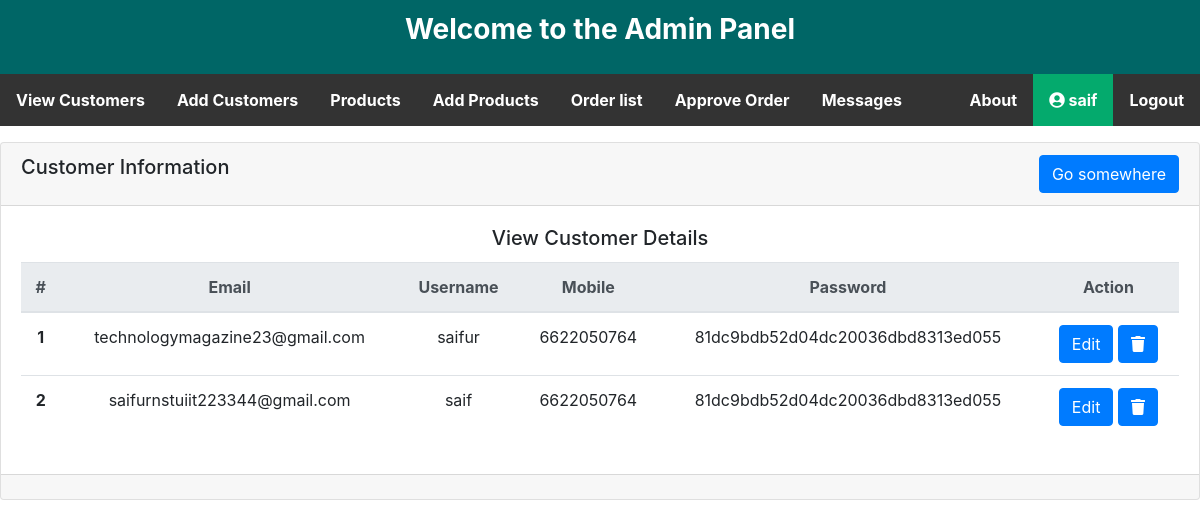
The page /admin/view-customer.php (signed in) on the database its author committed.
### tables this page shows
CREATE TABLE `users` (
  `id` int(11) NOT NULL,
  `email` varchar(50) NOT NULL,
  `username` varchar(50) NOT NULL,
  `mobile` varchar(11) NOT NULL,
  `password` varchar(50) NOT NULL
);

### admin/view-customer.php (the view, shortened to what this page needs)
<?php
require_once('functions/function.php');
 ?>
<div class="col-md-12">
  <div class="card text-center">
  <div class="card-header">
    <h5 style="float: left;">Customer Information</h5> <a style="float: right;" href="#" class="btn btn-primary">Go somewhere</a>
  </div>
  <div class="card-body">
    <h5 class="card-title">View Customer Details</h5>
    <table class="table">
  <thead class="thead-light">
    <tr>
      <th scope="col">#</th>
      <th scope="col">Email</th>
      <th scope="col">Username</th>
      <th scope="col">Mobile</th>
      <th scope="col">Password</th>
      <th scope="col">Action</th>
    </tr>
  </thead>
  <tbody>
    <?php
    $i = 0;
        $sel="SELECT * FROM users ORDER BY id DESC";
        $Q=mysqli_query($con,$sel);
        while($data=mysqli_fetch_assoc($Q)){
    ?>
    <tr>
      <th scope="row"><?php echo ++$i; ?></th>
      <td><?= $data['email']; ?></td>
      <td><?= $data['username']; ?></td>
      <td><?= $data['mobile']; ?></td>
      <td><?= $data['password']; ?></td>
      <td>
        <a href="edit-customer.php?ed=<?= $data['id']; ?>" class="btn btn-primary">Edit</a>
        <a href="delete-customer.php?d=<?= $data['id']; ?>" class="btn btn-primary"><i class="fa fa-trash" aria-hidden="true"></i></a> </td>
    </tr>
    <?php } ?>
  </tbody>
</table>
  </div>
  <div class="card-footer text-muted">
  </div>
</div>
</div>

### admin/style.css (style rules this page uses)
* { margin:0px; padding:0px; outline:0px; }

### rows shown on the page
users: email "technologymagazine23@gmail.com", username "saifur", mobile "6622050764", password "81dc9bdb52d04dc20036dbd8313ed055"
users: email "saifurnstuiit223344@gmail.com", username "saif", mobile "6622050764", password "81dc9bdb52d04dc20036dbd8313ed055"

### other values the page prints
$_SESSION['admin_name'] "saif"
